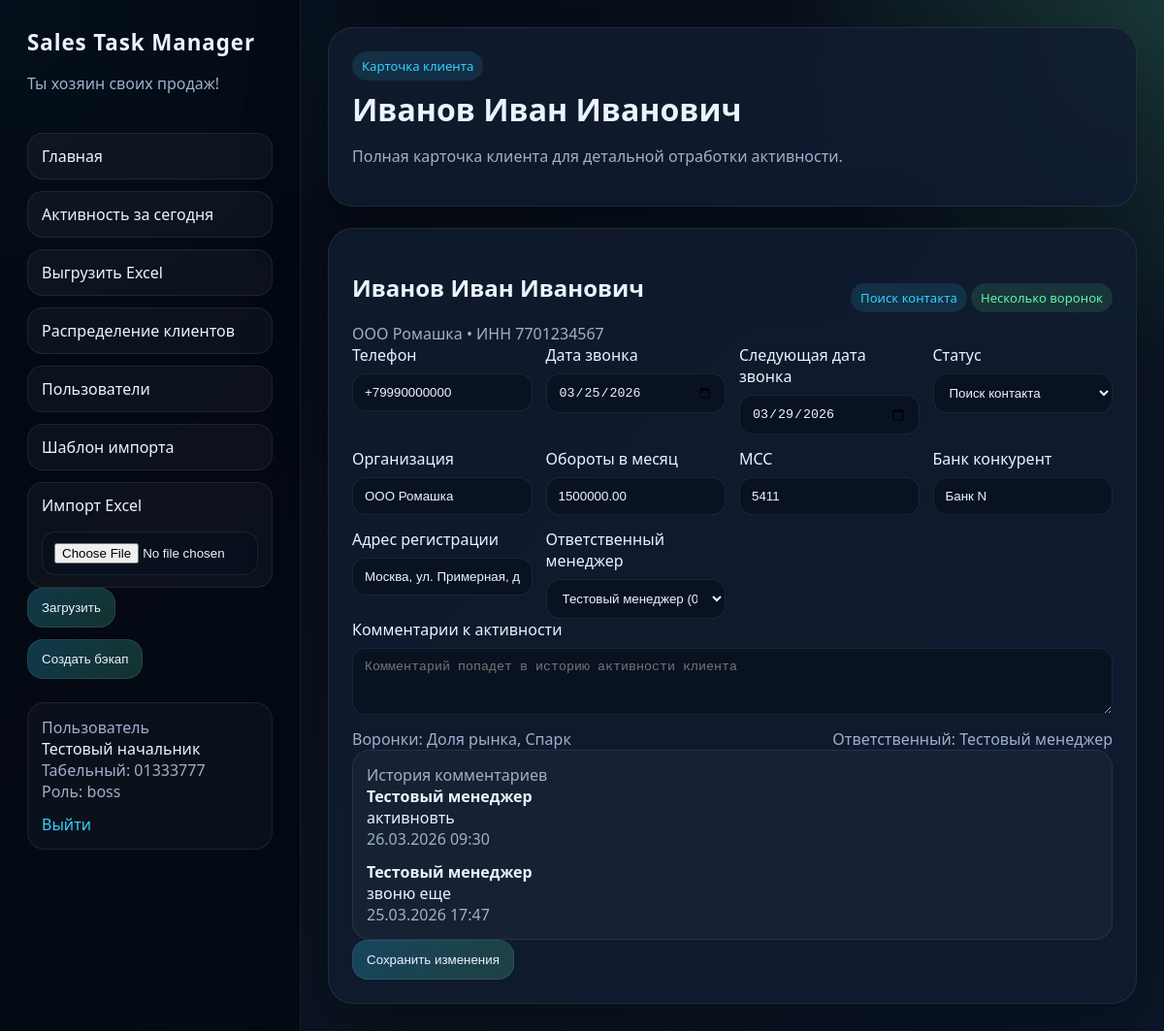
Before: /clients/1 (signed in) with the older database file.
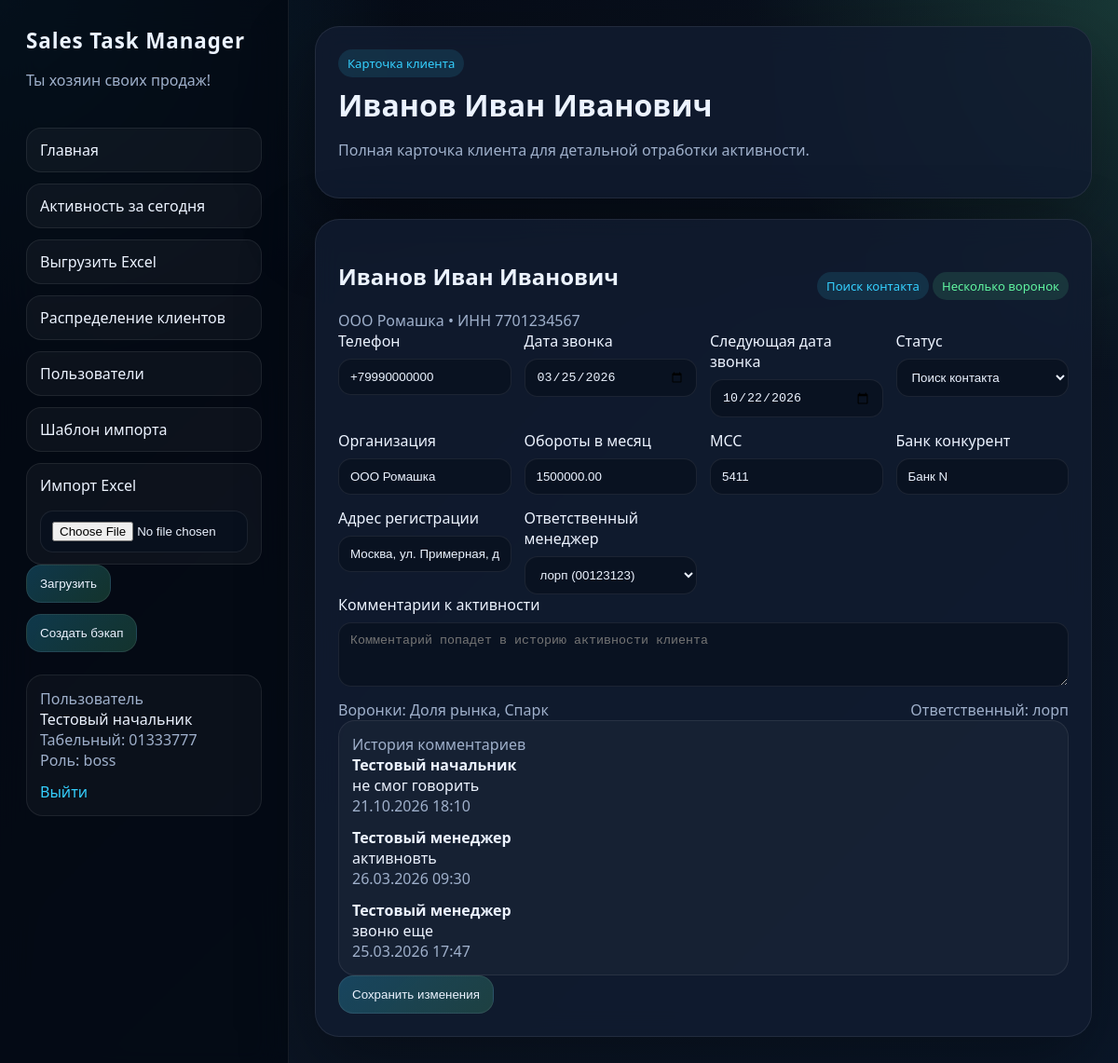
After: the same page with the newer database file.
### app/models/entities.py (models this page shows)
class Client(Base):
    __tablename__ = "clients"
    id: Mapped[int] = mapped_column(Integer, primary_key=True)
    full_name: Mapped[str] = mapped_column(String(255), index=True)
    company_name: Mapped[str] = mapped_column(String(255), default="")
    tax_number: Mapped[str] = mapped_column(String(64), unique=True, index=True)
    phone: Mapped[str] = mapped_column(String(64), default="")
    manager_notes: Mapped[str] = mapped_column(Text, default="")
    last_call_date: Mapped[date | None] = mapped_column(Date, nullable=True)
    next_call_date: Mapped[date | None] = mapped_column(Date, nullable=True)
    last_manager_activity_date: Mapped[date | None] = mapped_column(Date, nullable=True)
    status: Mapped[str] = mapped_column(String(64), default="Поиск контакта")
    monthly_turnover: Mapped[float | None] = mapped_column(Numeric(14, 2), nullable=True)
    mcc_code: Mapped[str] = mapped_column(String(32), default="")
    competitor_bank: Mapped[str] = mapped_column(String(255), default="")
    registration_address: Mapped[str] = mapped_column(String(500), default="")
    assigned_manager_id: Mapped[int | None] = mapped_column(ForeignKey("users.id"), nullable=True, index=True)
    updated_at: Mapped[datetime] = mapped_column(DateTime, default=datetime.utcnow, onupdate=datetime.utcnow)
    created_at: Mapped[datetime] = mapped_column(DateTime, default=datetime.utcnow)
    assigned_manager: Mapped[User | None] = relationship(back_populates="clients")
    funnel_links: Mapped[list["ClientFunnel"]] = relationship(back_populates="client", cascade="all, delete-orphan")
    comments: Mapped[list["Comment"]] = relationship(
        back_populates="client",
        cascade="all, delete-orphan",
        order_by="Comment.created_at",
    )
    activities: Mapped[list["ActivityLog"]] = relationship(back_populates="client", cascade="all, delete-orphan")

class User(Base):
    __tablename__ = "users"
    id: Mapped[int] = mapped_column(Integer, primary_key=True)
    employee_id: Mapped[str] = mapped_column(String(32), unique=True, index=True)
    full_name: Mapped[str] = mapped_column(String(255))
    role: Mapped[str] = mapped_column(String(32), index=True)
    role_expires_at: Mapped[date | None] = mapped_column(Date, nullable=True)
    role_after_expiry: Mapped[str | None] = mapped_column(String(32), nullable=True)
    password_hash: Mapped[str] = mapped_column(String(255))
    must_change_password: Mapped[bool] = mapped_column(Boolean, default=False)
    is_active: Mapped[bool] = mapped_column(default=True)
    created_at: Mapped[datetime] = mapped_column(DateTime, default=datetime.utcnow)
    clients: Mapped[list["Client"]] = relationship(back_populates="assigned_manager")
    comments: Mapped[list["Comment"]] = relationship(back_populates="author")
    activities: Mapped[list["ActivityLog"]] = relationship(back_populates="actor")

class ClientFunnel(Base):
    __tablename__ = "client_funnels"
    __table_args__ = (UniqueConstraint("client_id", "funnel_id", name="uq_client_funnel"),)
    id: Mapped[int] = mapped_column(Integer, primary_key=True)
    client_id: Mapped[int] = mapped_column(ForeignKey("clients.id", ondelete="CASCADE"), index=True)
    funnel_id: Mapped[int] = mapped_column(ForeignKey("funnels.id", ondelete="CASCADE"), index=True)
    created_at: Mapped[datetime] = mapped_column(DateTime, default=datetime.utcnow)
    client: Mapped[Client] = relationship(back_populates="funnel_links")
    funnel: Mapped[Funnel] = relationship(back_populates="client_links")

class Funnel(Base):
    __tablename__ = "funnels"
    id: Mapped[int] = mapped_column(Integer, primary_key=True)
    name: Mapped[str] = mapped_column(String(255), unique=True, index=True)
    description: Mapped[str | None] = mapped_column(String(500), nullable=True)
    created_at: Mapped[datetime] = mapped_column(DateTime, default=datetime.utcnow)
    client_links: Mapped[list["ClientFunnel"]] = relationship(back_populates="funnel", cascade="all, delete-orphan")

class Comment(Base):
    __tablename__ = "comments"
    id: Mapped[int] = mapped_column(Integer, primary_key=True)
    client_id: Mapped[int] = mapped_column(ForeignKey("clients.id", ondelete="CASCADE"), index=True)
    author_id: Mapped[int] = mapped_column(ForeignKey("users.id"), index=True)
    body: Mapped[str] = mapped_column(Text)
    created_at: Mapped[datetime] = mapped_column(DateTime, default=datetime.utcnow, index=True)
    client: Mapped[Client] = relationship(back_populates="comments")
    author: Mapped[User] = relationship(back_populates="comments")

### app/main.py (the view)
@app.get("/clients/{client_id}", response_class=HTMLResponse)
async def client_detail_page(
    request: Request,
    client_id: int,
    funnel_id: int | None = None,
    q: str | None = None,
    inn: str | None = None,
    status_filter: str | None = None,
    next_call_date_filter: str | None = None,
    current_user: User = Depends(get_current_user),
) -> HTMLResponse:
    search_query = q if q is not None else inn
    async with SessionLocal() as session:
        user = await session.get(User, current_user.id)
        client = await get_client_with_details(client_id=client_id, session=session)
        if not client:
            raise HTTPException(status_code=404, detail="Клиент не найден.")
        if user.role != "boss" and client.assigned_manager_id != user.id:
            raise HTTPException(status_code=403, detail="Нет доступа к клиенту.")
        managers = await get_managers(session)
    return render(
        request,
        "client_detail.html",
        {
            "current_user": user,
            "client": client,
            "managers": managers,
            "funnel_id": funnel_id,
            "search_query": search_query or "",
            "selected_status": status_filter or "",
            "selected_next_call_date": next_call_date_filter or "",
        },
    )

### app/templates/client_detail.html (shortened to what the changed rows need)
{% extends "base.html" %}
{% block content %}
<section class="hero compact">
    <div>
        <div class="badge">Карточка клиента</div>
        <h1>{{ client.full_name }}</h1>
        <p class="muted">Полная карточка клиента для детальной отработки активности.</p>
    </div>
</section>
<form method="post" action="/clients/{{ client.id }}/save" class="client-card">
    <div class="client-card-head">
        <div>
            <h2>{{ client.full_name }}</h2>
            <div class="muted">{{ client.company_name }} • ИНН {{ client.tax_number }}</div>
        </div>
        <div class="tags">
            <span class="tag">{{ client.status }}</span>
            {% if client.funnel_links|length > 1 %}
            <span class="tag accent">Несколько воронок</span>
            {% endif %}
        </div>
    </div>
    <div class="form-grid">
        <label>
            <span>Телефон</span>
            <input type="text" name="phone" value="{{ client.phone or '' }}">
        </label>
        <label>
            <span>Дата звонка</span>
            <input type="date" name="last_call_date" value="{{ client.last_call_date.isoformat() if client.last_call_date else '' }}">
        </label>
        <label>
            <span>Следующая дата звонка</span>
            <input type="date" name="next_call_date" value="{{ client.next_call_date.isoformat() if client.next_call_date else '' }}">
        </label>
        <label>
            <span>Статус</span>
            <select name="status">
                {% for status_name in statuses %}
                <option value="{{ status_name }}" {% if client.status == status_name %}selected{% endif %}>{{ status_name }}</option>
                {% endfor %}
            </select>
        </label>
        <label>
            <span>Организация</span>
            <input type="text" name="company_name" value="{{ client.company_name or '' }}">
        </label>
        <label>
            <span>Обороты в месяц</span>
            <input type="text" name="monthly_turnover" value="{{ client.monthly_turnover or '' }}">
        </label>
        <label>
            <span>MCC</span>
            <input type="text" name="mcc_code" value="{{ client.mcc_code or '' }}">
        </label>
        <label>
            <span>Банк конкурент</span>
            <input type="text" name="competitor_bank" value="{{ client.competitor_bank or '' }}">
        </label>
        <label class="wide">
            <span>Адрес регистрации</span>
            <input type="text" name="registration_address" value="{{ client.registration_address or '' }}">
        </label>
        {% if current_user.role == 'boss' %}
        <label>
            <span>Ответственный менеджер</span>
            <select name="assigned_manager_id">
                {% for manager in managers %}
                <option value="{{ manager.id }}" {% if client.assigned_manager_id == manager.id %}selected{% endif %}>{{ manager.full_name }} ({{ manager.employee_id }})</option>
                {% endfor %}
            </select>
        </label>
        {% endif %}
    </div>
    <div class="client-meta">
        <div class="muted">Воронки: {% for link in client.funnel_links %}{{ link.funnel.name }}{% if not loop.last %}, {% endif %}{% endfor %}</div>
        <div class="muted">Ответственный: {{ client.assigned_manager.full_name if client.assigned_manager else 'Не назначен' }}</div>
    </div>
    <div class="comments-box">
        {% for comment in client.comments|reverse %}
        <div class="comment-item">
            <strong>{{ comment.author.full_name }}</strong>
            <div>{{ comment.body }}</div>
            <div class="muted">{{ comment.created_at.strftime('%d.%m.%Y %H:%M') }}</div>
        </div>
        {% else %}
        <div class="muted">Комментариев пока нет.</div>
        {% endfor %}
    </div>
</form>
{% endblock %}

Changed rows visible on the page:
no longer on this page (row unchanged): User: assigned_manager "Тестовый менеджер"
changed Client "Иванов Иван Иванович": next_call_date "03/29/2026" → "10/22/2026"; assigned_manager_id "Тестовый менеджер (01666222)" → "лорп (00123123)"
now on this page (row unchanged): User: assigned_manager "лорп"
added Comment: author.full_name "Тестовый начальник", body "не смог говорить", created_at "21.10.2026 18:10"
